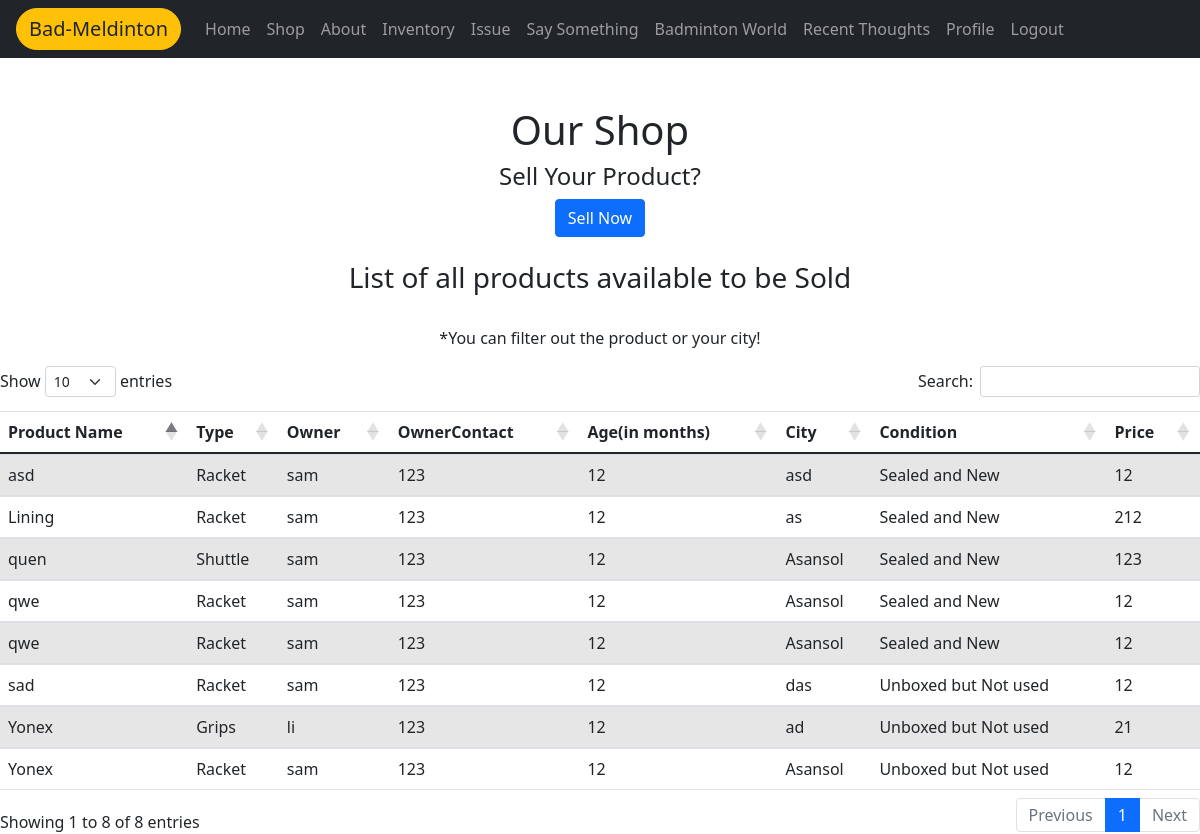
The app's page /shop/ with its own data.
### account/models.py (models this page shows, shortened)
class product(models.Model):
    name = models.CharField(null=False,max_length=1000)
    product_type = models.CharField(max_length=100 , choices=PRODUCT_CHOICES)
    seller = models.ForeignKey(User , on_delete=models.CASCADE, related_name="seller_user")
    seller_contact = models.CharField(default="123",max_length=100)
    months_old = models.IntegerField()
    city = models.CharField(max_length=100)
    price = models.IntegerField()
    condition = models.CharField(max_length=100 , choices = CONDITION_CHOICES)

### account/views.py (the view)
# urls.py: path('shop/' , views.shop , name = "shop")
def shop(request):
    allproducts = product.objects.all()
    context = {
        'allproducts' : allproducts
    }
    return render(request , 'account/shop.html' , context)

### account/templates/account/shop.html
{% extends "account/base2.html" %}
{% block content %}
<link rel="stylesheet" href="https://cdnjs.cloudflare.com/ajax/libs/twitter-bootstrap/5.0.1/css/bootstrap.min.css">
<link rel="stylesheet" href="https://cdn.datatables.net/1.10.25/css/dataTables.bootstrap5.min.css">
<br>
<br>
<div class="text-center">
<h1 class='text-center'>Our Shop</h1>
<h4>Sell Your Product?</h4>
<a role="button" href="/sell/" class="btn btn-primary">Sell Now</a>
</div>
<br/>
<h3 class='text-center'>List of all products available to be Sold</h3>
<br><p class='text-center'>*You can filter out the product or your city!</p>
<table id="producttable" class="table table-striped" style="width:100%">
  <thead>
      <tr>
          <th>Product Name</th>
          <th>Type</th>
          <th>Owner</th>
          <th>OwnerContact</th>
          <th>Age(in months)</th>
          <th>City</th>
          <th>Condition</th>
          <th>Price</th>
      </tr>
  </thead>
  <tbody>
    {% for product in allproducts %}
      <tr>
          <td>{{product.name}}</td>
          <td>{{product.product_type}}</td>
          <td>{{product.seller}}</td>
          <td>{{product.seller_contact}}</td>
          <td>{{product.months_old}}</td>
          <td>{{product.city}}</td>
          <td>{{product.condition}}</td>
          <td>{{product.price}}</td>
      </tr>
    {% endfor %}
</tbody>
</table>
{% endblock %}

### records on screen
product: name "Yonex", product_type "Grips", seller "li", seller_contact "123", months_old "12", city "ad", condition "Unboxed but Not used", price "21"
product: name "asd", product_type "Racket", seller "sam", seller_contact "123", months_old "12", city "asd", condition "Sealed and New", price "12"
product: name "Lining", product_type "Racket", seller "sam", seller_contact "123", months_old "12", city "as", condition "Sealed and New", price "212"
product: name "quen", product_type "Shuttle", seller "sam", seller_contact "123", months_old "12", city "Asansol", condition "Sealed and New", price "123"
product: name "sad", product_type "Racket", seller "sam", seller_contact "123", months_old "12", city "das", condition "Unboxed but Not used", price "12"
product: name "qwe", product_type "Racket", seller "sam", seller_contact "123", months_old "12", city "Asansol", condition "Sealed and New", price "12"
product: name "qwe", product_type "Racket", seller "sam", seller_contact "123", months_old "12", city "Asansol", condition "Sealed and New", price "12"
product: name "Yonex", product_type "Racket", seller "sam", seller_contact "123", months_old "12", city "Asansol", condition "Unboxed but Not used", price "12"
